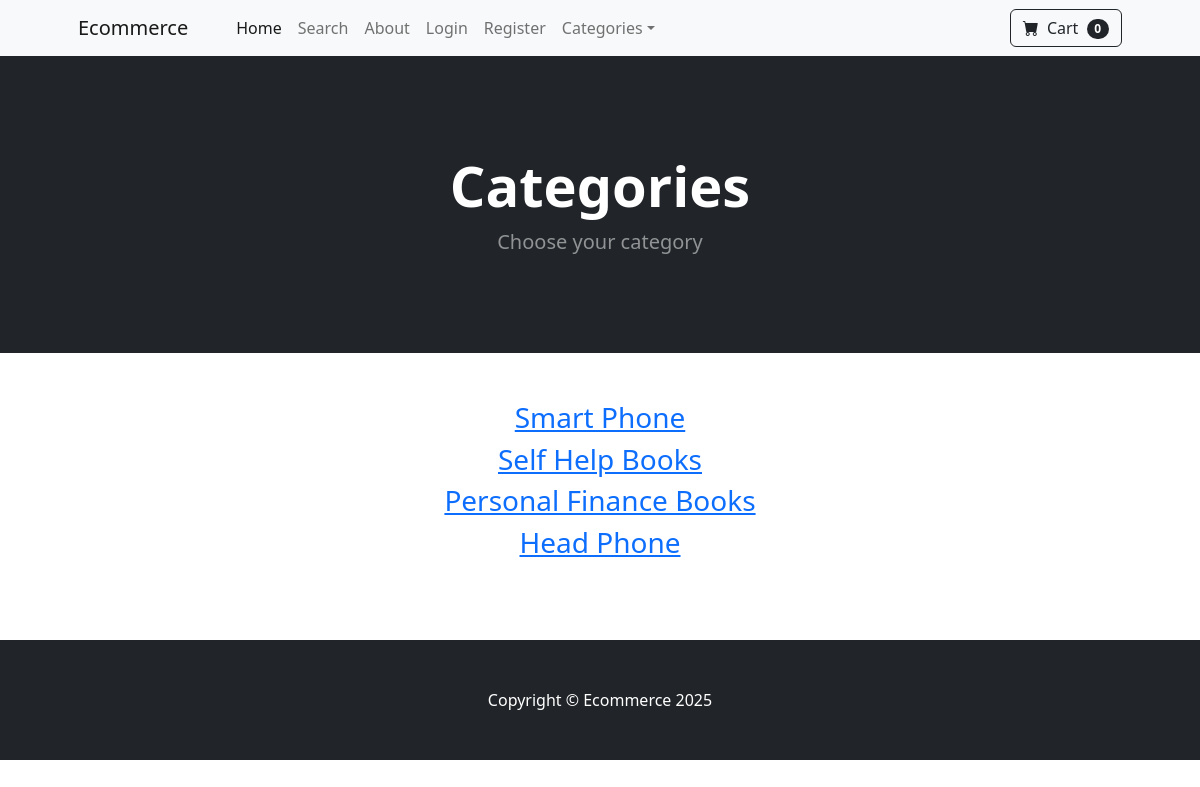
The app's page /category_summary with its own data.
### store/models.py (models this page shows, shortened)
class Category(models.Model):
    name = models.CharField(max_length=50)
    class Meta:
        verbose_name_plural = 'categories'

### store/views.py (the view)
# urls.py: path('category_summary', views.category_summary, name='category_summary'),
def category_summary(request):
    categories = Category.objects.all()
    return render(request, 'category_summary.html', {"categories": categories})

### cart/cart.py (called while the page is built)
    def __len__(self):
        if not self.cart:  # Check if cart is empty
            return 0
        return sum(self.cart.values())

### cart/context_processors.py (called while the page is built)
def cart(request):
    return {'cart': Cart(request)}

### store/templates/category_summary.html
{% extends 'base.html'%}
{% block content %}
        <header class="bg-dark py-5">
            <div class="container px-4 px-lg-5 my-5">
                <div class="text-center text-white">
                    <h1 class="display-4 fw-bolder">Categories</h1>
                    <p class="lead fw-normal text-white-50 mb-0">Choose your category</p>
                </div>
            </div>
        </header>
        <section class="py-5 text-center">
            {% for category in categories %}
                <h3><a href="{% url 'category' category.name|slugify %}"> {{ category.name }}</a></h3>
            {% endfor %}
        </section>
        <BR/>
{% endblock %}

### records on screen
Category: name "Smart Phone"
Category: name "Self Help Books"
Category: name "Personal Finance Books"
Category: name "Head Phone"

### other values on screen
{{ cart|length }} "0"
